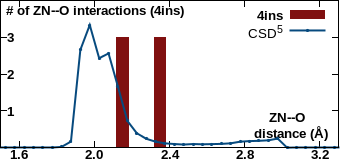

Write the gnuplot code that produced this figure.
set encoding iso_8859_1
set terminal pngcairo transparent enhanced size 340, 160 font "Arial Bold,10"
set output "/var/www/html/csgid/app/webroot/neighborhood_temp/4ins/ZN--O.png"
set lmargin at screen 0.00
set bmargin at screen 0.08
set rmargin at screen 0.995
set tmargin at screen 1.00
set xrange [1.5:3.3]
set format x "%3.1f"
set xtics 1.6,0.4,3.2
set xtics offset 0,graph 0.065
set yrange [0:4875.6]
unset ytics
set y2range [0:4]
set y2tics 1,1,3
set y2tics offset -49,graph 0.00
set y2tics mirror
set view 80,45
set key top right
set boxwidth 0.06
set style fill solid 1.0
set xlabel "ZN--O \n distance (\305)" offset 17,4.4
set y2label "# of ZN--O interactions (4ins)" offset -40,4 rotate by 0
plot "-" using ($1+0.05):2 with boxes lc rgb "#801010" axis x1y2 title "4ins", \
     "/var/www/html/csgid/app/webroot/neighborhood_temp/csd_metal_distances/ZN--O.csv" using ($1+0.025):2 with linespoints linewidth 2 pointtype 7 pointsize 0.2 lc rgb "#074a7e" title "CSD^{5}" axis x1y1
2.1	3
2.3	3
e
